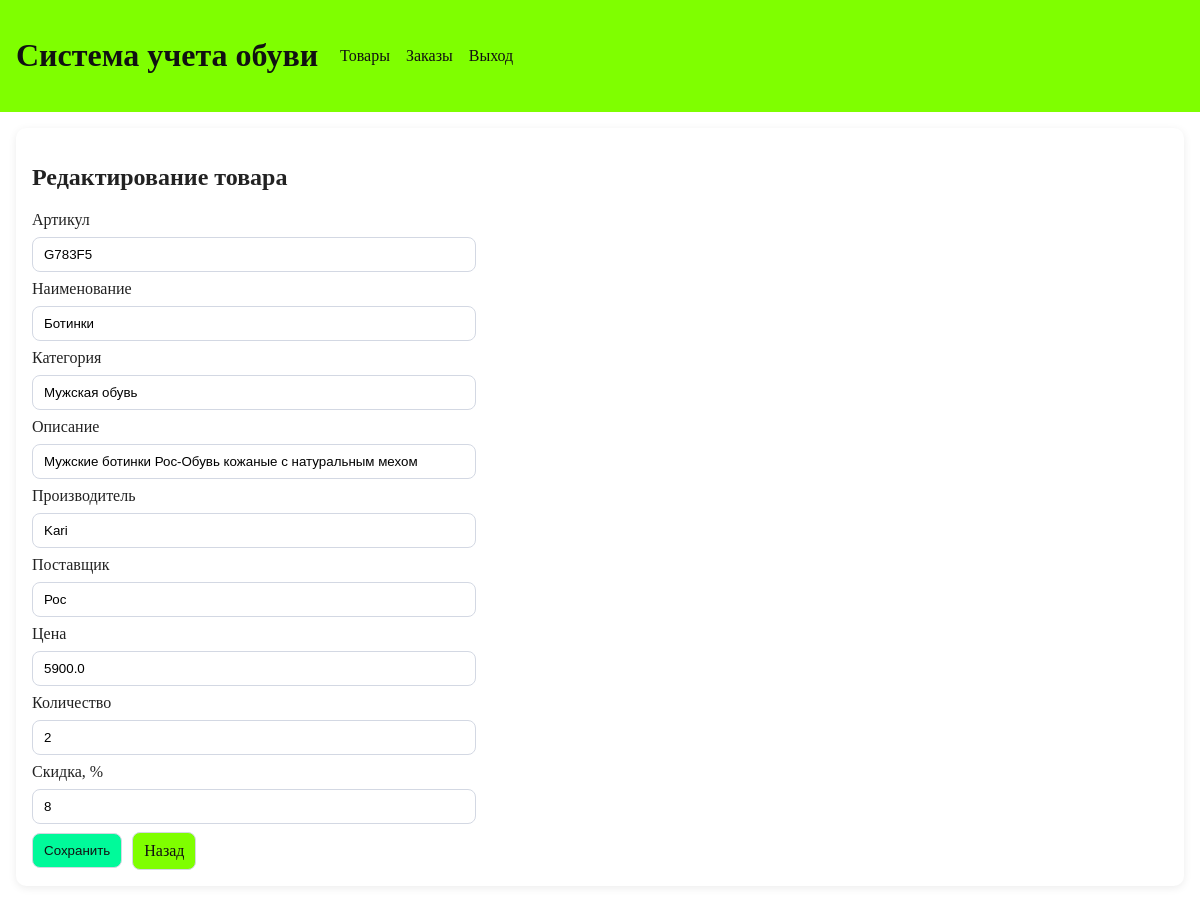
Screenshot of /products/G783F5/edit (signed in) with the database file from the repository.
### tables this page shows
CREATE TABLE products (
        article TEXT PRIMARY KEY,
        product_name TEXT NOT NULL,
        category_id INTEGER NOT NULL,
        description TEXT NOT NULL,
        manufacturer_id INTEGER NOT NULL,
        supplier_id INTEGER NOT NULL,
        base_price REAL NOT NULL CHECK (base_price >= 0),
        stock_count INTEGER NOT NULL CHECK (stock_count >= 0),
        discount_percent INTEGER NOT NULL CHECK (discount_percent >= 0 AND discount_percent <= 100),
        image_path TEXT,
        FOREIGN KEY (category_id) REFERENCES categories (id),
        FOREIGN KEY (manufacturer_id) REFERENCES manufacturers (id),
        FOREIGN KEY (supplier_id) REFERENCES suppliers (id)
    );

CREATE TABLE categories (
        id INTEGER PRIMARY KEY AUTOINCREMENT,
        category_name TEXT NOT NULL UNIQUE
    );

CREATE TABLE manufacturers (
        id INTEGER PRIMARY KEY AUTOINCREMENT,
        manufacturer_name TEXT NOT NULL UNIQUE
    );

CREATE TABLE suppliers (
        id INTEGER PRIMARY KEY AUTOINCREMENT,
        supplier_name TEXT NOT NULL UNIQUE
    );

### src/webapp.py (the view)
@app.route("/products/<string:article>/edit", methods=["GET", "POST"])
@role_required("admin")
def product_edit(article: str):
    db = get_db()
    item = db.execute(
        """
        SELECT
            p.article, p.product_name, c.category_name, p.description,
            m.manufacturer_name, s.supplier_name, p.base_price,
            p.stock_count, p.discount_percent
        FROM products p
        JOIN categories c ON c.id = p.category_id
        JOIN manufacturers m ON m.id = p.manufacturer_id
        JOIN suppliers s ON s.id = p.supplier_id
        WHERE p.article = ?
        """,
        (article,),
    ).fetchone()
    if item is None:
        flash("Товар не найден.", "error")
        return redirect(url_for("products"))
    if request.method == "POST":
        return _save_product(article)
    return render_template("product_form.html", title="Редактирование товара", item=item)

### src/webapp.py (called while the page is built)
def get_db() -> sqlite3.Connection:
    if "db" not in g:
        conn = sqlite3.connect(DB_PATH)
        conn.row_factory = sqlite3.Row
        conn.execute("PRAGMA foreign_keys = ON")
        g.db = conn
    return g.db

def role_required(*roles: str):
    def decorator(func):
        @wraps(func)
        def wrapper(*args: Any, **kwargs: Any):
            role = session.get("role", "guest")
            if role not in roles:
                flash("Недостаточно прав для выполнения действия.", "error")
                return redirect(url_for("products"))
            return func(*args, **kwargs)
        return wrapper
    return decorator

### templates/product_form.html
{% extends "base.html" %}
{% block content %}
<section class="card">
    <h2>{{ title }}</h2>
    <form method="post" class="form grid">
        <label>Артикул</label>
        <input name="article" required value="{{ item['article'] if item else '' }}">
        <label>Наименование</label>
        <input name="product_name" required value="{{ item['product_name'] if item else '' }}">
        <label>Категория</label>
        <input name="category" required value="{{ item['category_name'] if item else '' }}">
        <label>Описание</label>
        <input name="description" required value="{{ item['description'] if item else '' }}">
        <label>Производитель</label>
        <input name="manufacturer" required value="{{ item['manufacturer_name'] if item else '' }}">
        <label>Поставщик</label>
        <input name="supplier" required value="{{ item['supplier_name'] if item else '' }}">
        <label>Цена</label>
        <input name="base_price" type="number" step="0.01" min="0" required value="{{ item['base_price'] if item else '' }}">
        <label>Количество</label>
        <input name="stock_count" type="number" min="0" required value="{{ item['stock_count'] if item else '' }}">
        <label>Скидка, %</label>
        <input name="discount_percent" type="number" min="0" max="100" required value="{{ item['discount_percent'] if item else '0' }}">
        <div class="row">
            <button type="submit">Сохранить</button>
            <a class="btn secondary" href="{{ url_for('products') }}">Назад</a>
        </div>
    </form>
</section>
{% endblock %}

### static/styles.css (style rules this page uses)
body { margin: 0; font-family: "Times New Roman", Times, serif; background: #FFFFFF; color: #222; }
.row { display: flex; align-items: center; gap: 10px; }
.card { background: #fff; border-radius: 10px; box-shadow: 0 2px 8px rgba(0, 0, 0, 0.08); padding: 16px; margin-bottom: 16px; }
.form { display: flex; flex-direction: column; gap: 8px; }
.grid input { max-width: 420px; }
input, select, button, .btn { padding: 9px 11px; border-radius: 8px; border: 1px solid #d3d8e3; text-decoration: none; }
button, .btn { background: #00FA9A; color: #111; cursor: pointer; }
.secondary { background: #7FFF00; color: #111; }

### rows the page displays
products: article "G783F5", product_name "Ботинки", description "Мужские ботинки Рос-Обувь кожаные с натуральным мехом", base_price "5900.0", stock_count "2", discount_percent "8"
categories: category "Мужская обувь"
manufacturers: manufacturer "Kari"
suppliers: supplier "Рос"

### other values shown
{{ title }} "Редактирование товара"
